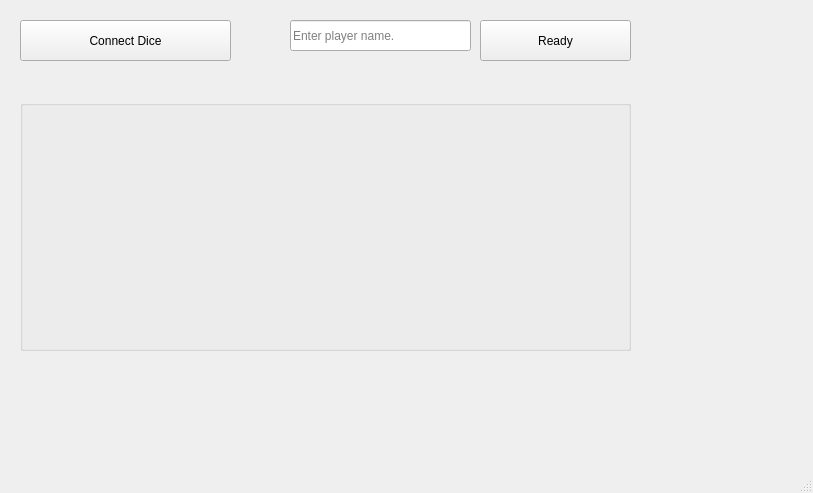
<?xml version="1.0" encoding="UTF-8"?>
<ui version="4.0">
 <class>MainWindow</class>
 <widget class="QMainWindow" name="MainWindow">
  <property name="enabled">
   <bool>true</bool>
  </property>
  <property name="geometry">
   <rect>
    <x>0</x>
    <y>0</y>
    <width>813</width>
    <height>493</height>
   </rect>
  </property>
  <property name="windowTitle">
   <string>DiceRoller Python</string>
  </property>
  <property name="layoutDirection">
   <enum>Qt::LeftToRight</enum>
  </property>
  <widget class="QWidget" name="centralwidget">
   <property name="autoFillBackground">
    <bool>false</bool>
   </property>
   <widget class="QPushButton" name="connectButton">
    <property name="geometry">
     <rect>
      <x>20</x>
      <y>20</y>
      <width>211</width>
      <height>41</height>
     </rect>
    </property>
    <property name="text">
     <string>Connect Dice</string>
    </property>
   </widget>
   <widget class="QPushButton" name="readyButton">
    <property name="geometry">
     <rect>
      <x>480</x>
      <y>20</y>
      <width>151</width>
      <height>41</height>
     </rect>
    </property>
    <property name="text">
     <string>Ready</string>
    </property>
   </widget>
   <widget class="QLineEdit" name="playernameLine">
    <property name="geometry">
     <rect>
      <x>290</x>
      <y>20</y>
      <width>181</width>
      <height>31</height>
     </rect>
    </property>
    <property name="text">
     <string/>
    </property>
    <property name="placeholderText">
     <string>Enter player name.</string>
    </property>
   </widget>
   <widget class="QGroupBox" name="diceBox">
    <property name="geometry">
     <rect>
      <x>20</x>
      <y>100</y>
      <width>611</width>
      <height>251</height>
     </rect>
    </property>
    <property name="title">
     <string/>
    </property>
    <widget class="QWidget" name="verticalLayoutWidget">
     <property name="geometry">
      <rect>
       <x>10</x>
       <y>20</y>
       <width>581</width>
       <height>211</height>
      </rect>
     </property>
     <layout class="QVBoxLayout" name="verticalLayout">
      <property name="spacing">
       <number>0</number>
      </property>
      <property name="leftMargin">
       <number>10</number>
      </property>
      <item>
       <widget class="QLabel" name="batteryLabel">
        <property name="text">
         <string/>
        </property>
       </widget>
      </item>
      <item>
       <widget class="QLabel" name="rollLabel">
        <property name="text">
         <string/>
        </property>
       </widget>
      </item>
      <item>
       <widget class="QLabel" name="stabilityLabel">
        <property name="text">
         <string/>
        </property>
       </widget>
      </item>
      <item>
       <widget class="QLabel" name="responseLabel">
        <property name="text">
         <string/>
        </property>
       </widget>
      </item>
     </layout>
    </widget>
   </widget>
  </widget>
  <widget class="QMenuBar" name="menubar">
   <property name="geometry">
    <rect>
     <x>0</x>
     <y>0</y>
     <width>813</width>
     <height>22</height>
    </rect>
   </property>
  </widget>
  <widget class="QStatusBar" name="statusbar"/>
 </widget>
 <resources/>
 <connections/>
</ui>
